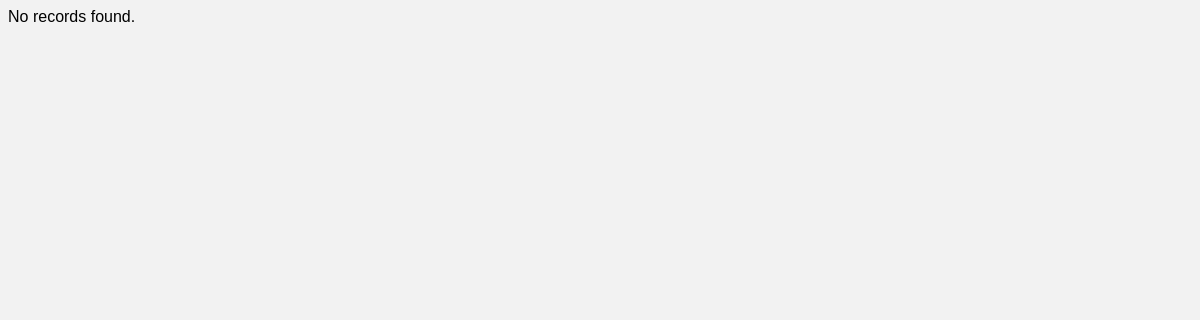
Before: /Client/functions/BarangayStaff/show-staff.php with the older database file.
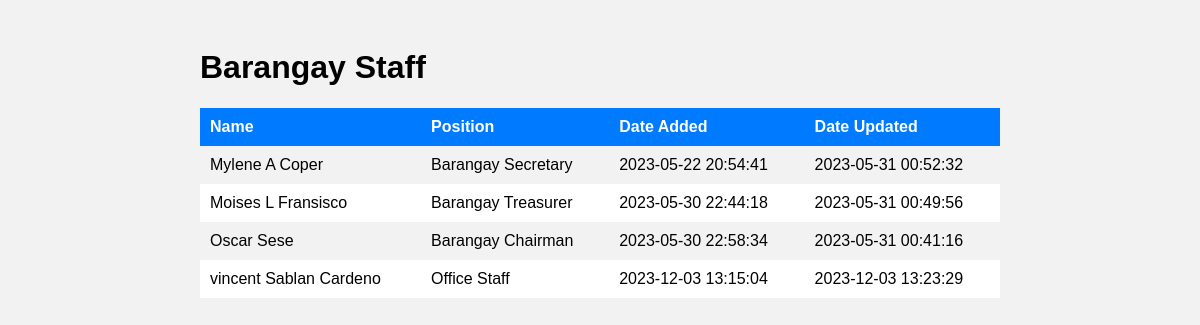
After: the same page with the newer database file.
### tables this page shows
CREATE TABLE `barangay_staff` (
  `id` int(11) NOT NULL AUTO_INCREMENT,
  `resident_id` int(11) DEFAULT NULL,
  `position` varchar(255) DEFAULT NULL,
  `date_added` datetime DEFAULT NULL,
  `date_updated` datetime DEFAULT NULL,
  `active` int(1) DEFAULT 1,
  PRIMARY KEY (`id`)
);

CREATE TABLE `users` (
  `id` int(11) NOT NULL AUTO_INCREMENT,
  `img_loc` varchar(255) DEFAULT NULL,
  `email` varchar(255) NOT NULL,
  `username` varchar(255) NOT NULL,
  `password` varchar(255) NOT NULL,
  `firstname` varchar(255) NOT NULL,
  `middlename` varchar(255) DEFAULT NULL,
  `lastname` varchar(255) NOT NULL,
  `housenumber` varchar(255) NOT NULL,
  `street` varchar(255) NOT NULL,
  `barangay` varchar(255) NOT NULL,
  `city` varchar(255) NOT NULL,
  `state` varchar(255) NOT NULL,
  `zip` varchar(255) NOT NULL,
  `phone` varchar(255) NOT NULL,
  `dob` date NOT NULL,
  `gender` varchar(255) NOT NULL,
  `occupation` varchar(255) NOT NULL,
  `active` int(1) NOT NULL DEFAULT 1,
  `otp` varchar(255) DEFAULT NULL,
  `otp_updated_timestamp` timestamp NULL DEFAULT NULL ON UPDATE current_timestamp(),
  PRIMARY KEY (`id`)
);

### Client/functions/BarangayStaff/show-staff.php (the view, shortened to what this page needs)
<!DOCTYPE html>
<html>
<head>
</head>
<body>
<?php
    include_once '../../../db.php';
    $query = "SELECT
        barangay_staff.id as staffid,
        barangay_staff.resident_id,
        barangay_staff.position,
        barangay_staff.date_added,
        barangay_staff.date_updated,
        users.id,
        users.email,
        users.username,
        users.`password`,
        users.firstname,
        users.middlename,
        users.lastname,
        users.housenumber,
        users.street,
        users.barangay,
        users.city,
        users.state,
        users.zip,
        users.phone,
        users.dob,
        users.gender,
        users.occupation
        FROM
        barangay_staff
        INNER JOIN users ON barangay_staff.resident_id = users.id";
    $result = mysqli_query($conn, $query);
    if (mysqli_num_rows($result) > 0) {
        ?>
        <div class="container">
        <h1 class="text-2xl font-bold mb-3">Barangay Staff </h1>
            <table>
                <thead>
                    <tr>
                        <th>Name</th>
                        <th>Position</th>
                        <th>Date Added</th>
                        <th>Date Updated</th>
                    </tr>
                </thead>
                <tbody>
                <?php
                while ($row = mysqli_fetch_assoc($result)) {
                    $fullName = $row['firstname'] . ' ' . $row['middlename'] . ' ' . $row['lastname'];
                    ?>
                    <tr>
                        <td><?php echo $fullName; ?></td>
                        <td><?php echo $row['position']; ?></td>
                        <td><?php echo $row['date_added']; ?></td>
                        <td><?php echo $row['date_updated']; ?></td>
                    </tr>
                    <?php
                }
                ?>
                </tbody>
            </table>
        </div>
        <?php
    } else {
        echo "No records found.";
    }
?>
</body>
</html>

Changed rows visible on the page:
added barangay_staff: users.firstname+middlename+lastname "Mylene A Coper", position "Barangay Secretary", date_added "2023-05-22 20:54:41", date_updated "2023-05-31 00:52:32"
added barangay_staff: users.firstname+middlename+lastname "Moises L Fransisco", position "Barangay Treasurer", date_added "2023-05-30 22:44:18", date_updated "2023-05-31 00:49:56"
added barangay_staff: users.firstname+middlename+lastname "Oscar Sese", position "Barangay Chairman", date_added "2023-05-30 22:58:34", date_updated "2023-05-31 00:41:16"
added barangay_staff: users.firstname+middlename+lastname "vincent Sablan Cardeno", position "Office Staff", date_added "2023-12-03 13:15:04", date_updated "2023-12-03 13:23:29"
Other visible differences:
text no longer shown: "No records found."
text now shown: "Barangay Staff Name Position Date Added Date Updated"
